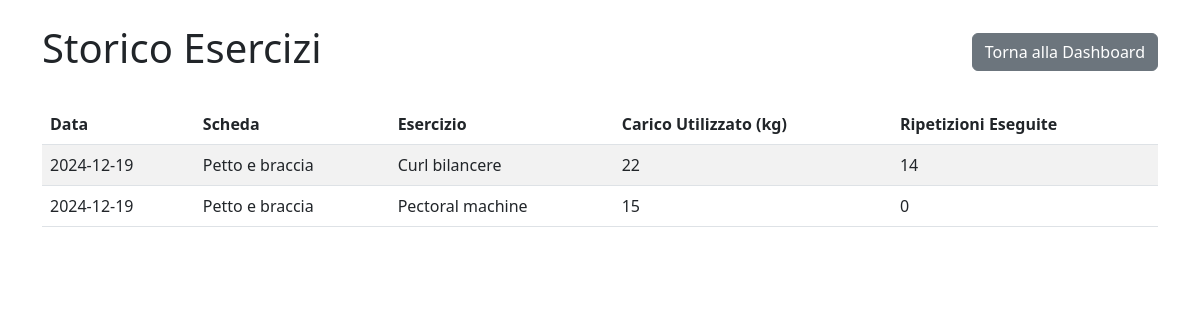
Screenshot of /views/exercise_history.php (signed in) with the database file from the repository.
### tables this page shows
CREATE TABLE `storico_esercizi` (
  `id_storico` int(11) NOT NULL,
  `id_utente` int(11) NOT NULL,
  `id_esercizio` int(11) NOT NULL,
  `id_scheda` int(11) NOT NULL,
  `data_esecuzione` date NOT NULL,
  `carico_utilizzato` float NOT NULL,
  `ripetizioni_eseguite` int(11) NOT NULL
);

CREATE TABLE `scheda` (
  `id_scheda` int(11) NOT NULL,
  `id_utente` int(11) NOT NULL,
  `titolo` text NOT NULL,
  `descrizione` text NOT NULL
);

CREATE TABLE `esercizo` (
  `id_esercizio` int(11) NOT NULL,
  `nome` text NOT NULL,
  `descrizione` text NOT NULL,
  `serie_predefinite` int(11) NOT NULL,
  `ripetizioni_predefinite` int(11) NOT NULL,
  `id_tipo` int(11) NOT NULL,
  `id_descrizionee` int(11) NOT NULL
);

### views/exercise_history.php (the view, shortened to what this page needs)
<?php
include '../config/db.php';
$userId = $_SESSION['user_id'];
try {
    $stmt = $conn->prepare(
        "SELECT s.titolo AS scheda, e.nome AS esercizio, se.data_esecuzione, se.carico_utilizzato, se.ripetizioni_eseguite
         FROM storico_esercizi se
         JOIN scheda s ON se.id_scheda = s.id_scheda
         JOIN esercizo e ON se.id_esercizio = e.id_esercizio
         WHERE se.id_utente = :userId
         ORDER BY se.data_esecuzione DESC"
    );
    $stmt->execute([':userId' => $userId]);
    $history = $stmt->fetchAll(PDO::FETCH_ASSOC);
} catch (PDOException $e) {
    die("Error fetching exercise history: " . $e->getMessage());
}
?>
<!DOCTYPE html>
<html lang="it">
<head>
    <link href="https://cdn.jsdelivr.net/npm/bootstrap@5.3.0/dist/css/bootstrap.min.css" rel="stylesheet">
</head>
<body class="container py-4">
    <div class="d-flex justify-content-between align-items-center mb-4">
        <h1>Storico Esercizi</h1>
        <a href="dashboard.php" class="btn btn-secondary">Torna alla Dashboard</a>
    </div>
    <?php if (!empty($history)): ?>
        <table class="table table-striped">
            <thead>
                <tr>
                    <th>Data</th>
                    <th>Scheda</th>
                    <th>Esercizio</th>
                    <th>Carico Utilizzato (kg)</th>
                    <th>Ripetizioni Eseguite</th>
                </tr>
            </thead>
            <tbody>
                <?php foreach ($history as $entry): ?>
                    <tr>
                        <td><?= htmlspecialchars($entry['data_esecuzione']) ?></td>
                        <td><?= htmlspecialchars($entry['scheda']) ?></td>
                        <td><?= htmlspecialchars($entry['esercizio']) ?></td>
                        <td><?= htmlspecialchars($entry['carico_utilizzato']) ?></td>
                        <td><?= htmlspecialchars($entry['ripetizioni_eseguite']) ?></td>
                    </tr>
                <?php endforeach; ?>
            </tbody>
        </table>
    <?php else: ?>
        <p>Nessun esercizio registrato.</p>
    <?php endif; ?>
</body>
</html>

### rows the page displays
storico_esercizi: data_esecuzione "2024-12-19", id_scheda.titolo "Petto e braccia", id_esercizio.nome "Curl bilancere", carico_utilizzato "22", ripetizioni_eseguite "14"
storico_esercizi: data_esecuzione "2024-12-19", id_scheda.titolo "Petto e braccia", id_esercizio.nome "Pectoral machine", carico_utilizzato "15", ripetizioni_eseguite "0"
